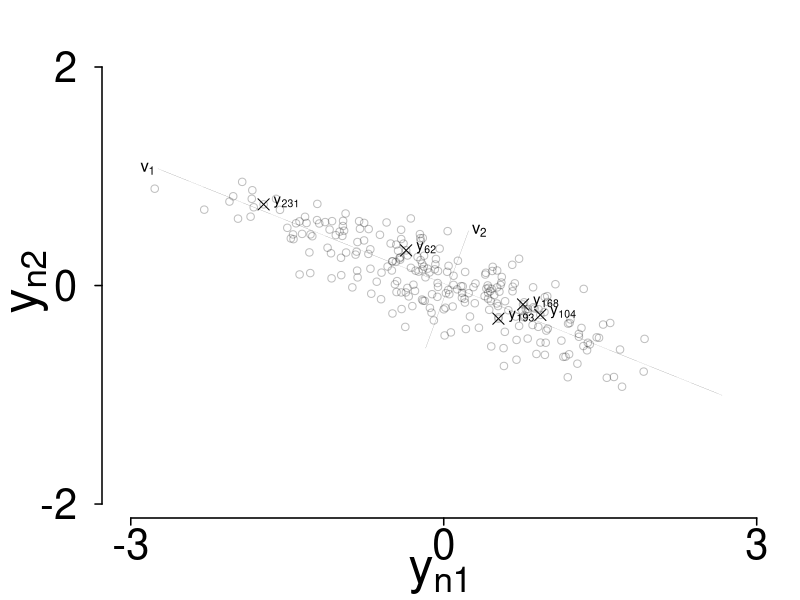

This chart was generated by the following R code: (Note: this script raises an error after producing the figure.)
#
# title     : plotPCA.R
# purpose   : R script to create an illustration of principal component 
#           : analysis important concepts.
# author    : WD41, LRS/EPFL/PSI
# date      : May 2017
#
# Global variables ------------------------------------------------------------
set.seed(11245012)
otpfullnames <- c("./figures/plotPCA_1.pdf",
                  "./figures/plotPCA_2.pdf")

# Graphic Parameters
fig_size <- c(8.5, 6.5)             # width, height
margin <- c(4, 5, 2.2, 1) + 0.1     # canvas margin (bot, left, top, right)
cex_axis <- 2.5     # Axis marker size
cex_lab  <- 3.0     # Axis label size
cex_main <- 3.0     # Main title size
tck_len  <- -0.35   # Tick length
cex_lab_shift <- 1.25   # Shift of the axis label from the axis

# Define the illustrative case ------------------------------------------------
mu <- matrix(c(0, 0))                   # Mean vector
rr <- matrix(c(0.81, -1 * sqrt(0.81) * sqrt(0.25) * 0.85, 
               -1 * sqrt(0.81) * sqrt(0.16) * 0.85, 0.16), 
             nrow = 2)                              # Arbitrary covariance

ll <- t(chol(rr))

n <- 250
zz <- matrix(ncol = 2, nrow = n)

for (i in 1:n)
{
    zz[i, ] <- mu + ll %*% c(as.matrix(rnorm(2), nrow = 2))
}

# Carry out the principal component analysis ----------------------------------
zz_svd  <- svd(scale(zz,scale = F), nv = 2) # SVD on unscaled data
std_dev <- sqrt((zz_svd$d)^2/(n-1))
D <- diag(zz_svd$d)
pc_scores <- zz_svd$u %*% D

#zz_svd_scaled <- svd(scale(zz), nv = 2)    # SVD on scaled data
#D <- diag(zz_svd_scaled$d)
#pc_scores <- zz_svd_scaled$u %*% D
#std_dev <- sqrt(diag(D^2 / (n - 1)))
#diag(D^2 / (n - 1))

computeXY <- function(xx, yy, std_x, eigenvector)
{
    ax1 <- 3 * std_x * cos(atan(eigenvector[2]/eigenvector[1]))
    ax2 <- 3 * std_x * sin(atan(eigenvector[2]/eigenvector[1]))
    return(list(c(mean(xx) - ax1, mean(xx), mean(xx) + ax1),
                c(mean(yy) - ax2, mean(yy), mean(yy) + ax2)))
}



# Data points in the original coordinate system plot --------------------------
idx <- c(104,  62, 231, 193, 168)   # Select illustrative points
pdf(otpfullnames[1], family = "CM Roman", 
    width = fig_size[1], height = fig_size[2])
par(mfrow = c(1,1), mar = margin, las = 1,
    oma = c(0, 0, 0, 0), bty = "n")

plot(0, 0, type = "n", 
     xlim = c(mean(zz[,1]) - 1 * ceiling(3 * sqrt(0.81)), mean(zz[,1]) + ceiling(3 * sqrt(0.81))), 
     ylim = c(mean(zz[,2]) - 1 * ceiling(3 * sqrt(0.16)), mean(zz[,2]) + ceiling(3 * sqrt(0.16))),
     axes = FALSE,
     ylab = "", 
     xlab = "")

points(zz[,1], zz[,2], col = rgb(0, 0, 0, 0.25))
lines(computeXY(zz[,1], zz[,2], std_dev[1], zz_svd$v[,1])[[1]],
      computeXY(zz[,1], zz[,2], std_dev[1], zz_svd$v[,1])[[2]],
      lwd = 0.1)
lines(computeXY(zz[,2], zz[,1], std_dev[2], zz_svd$v[,2])[[1]],
      computeXY(zz[,2], zz[,1], std_dev[2], zz_svd$v[,2])[[2]],
      lwd = 0.1)

# Illustrative points
points(zz[idx,1], zz[idx,2], pch = 4, cex = 1.5)

# Put labels
label <- data.frame(x = zz[idx,1],
                    y = zz[idx,2])
text(label$x[1], label$y[1], 
     labels = c(parse(text=paste("y[",idx[1],"]", sep = ""))), cex = 0.9, pos = 4)
text(label$x[2], label$y[2], 
     labels = c(parse(text=paste("y[",idx[2],"]", sep = ""))), cex = 0.9, pos = 4)
text(label$x[3], label$y[3], 
     labels = c(parse(text=paste("y[",idx[3],"]", sep = ""))), cex = 0.9, pos = 4)
text(label$x[4], label$y[4], 
     labels = c(parse(text=paste("y[",idx[4],"]", sep = ""))), cex = 0.9, pos = 4)
text(label$x[5], label$y[5], 
     labels = c(parse(text=paste("y[",idx[5],"]", sep = ""))), cex = 0.9, pos = 4)

text(computeXY(zz[,1], zz[,2], std_dev[1], zz_svd$v[,1])[[1]][1]-0.1, 
     computeXY(zz[,1], zz[,2], std_dev[1], zz_svd$v[,1])[[2]][1], 
     labels = expression(v[1]))
text(computeXY(zz[,2], zz[,1], std_dev[2], zz_svd$v[,2])[[1]][3] + 0.1, 
     computeXY(zz[,2], zz[,1], std_dev[2], zz_svd$v[,2])[[2]][3], 
     labels = expression(v[2]))

# Set Axis, Ticks and Labels
# x-axis
axis(side = 1, lwd = 1.5,
     at = c(round(mean(zz[,1])) - ceiling(3 * sqrt(0.81)), 
            round(mean(zz[,1])), 
            round(mean(zz[,1])) + ceiling(3 * sqrt(0.81))), 
     mgp = c(3, cex_lab_shift, 0), 
     tcl = tck_len, cex.axis = cex_axis)
title(xlab = expression(y[n1]), mgp = c(3.0, 0, 0), cex.lab = cex_lab)
# y-axis
axis(side = 2, lwd = 1.5,
     at = c(round(mean(zz[,2])) - ceiling(3 * sqrt(0.25)), 
            round(mean(zz[,2])), 
            round(mean(zz[,2])) + ceiling(3 * sqrt(0.25))), 
     mgp = c(3, cex_lab_shift, 0), 
     tcl = tck_len, 
     cex.axis = cex_axis)
title(ylab = expression(y[n2]), mgp = c(2.5, 0, 0), cex.lab = cex_lab)

dev.off()
embed_fonts(otpfullnames[1], outfile = otpfullnames[1])


# Data points in the new (optimal) coordinate system plot ---------------------

pdf(otpfullnames[2], family = "CM Roman", 
    width = fig_size[1], height = fig_size[2])
par(mfrow = c(1,1), mar = margin, las = 1,
    oma = c(0, 0, 0, 0), bty = "n")

plot(0, 0, type = "n", 
     xlim = c(-1 * ceiling(3 * std_dev[1]), ceiling(3 * std_dev[1])), 
     ylim = c(-1 * ceiling(3 * std_dev[1]), ceiling(3 * std_dev[1])),
     axes = FALSE,
     ylab = "", 
     xlab = "")

points(pc_scores[,1], pc_scores[,2], col = rgb(0, 0, 0, 0.25))

lines(c(-3 * sd(pc_scores[,1]), 0, 3 * sd(pc_scores[,1])), c(0, 0, 0), 
      lwd = 0.1)
lines(c(0, 0, 0), c(-3 * sd(pc_scores[,2]), 0, 3 * sd(pc_scores[,2])), 
      lwd = 0.1)
# Illustrative points
points(pc_scores[idx,1], pc_scores[idx,2], 
       xlim = c(-3* 1.336841,3* 1.336841), 
       ylim = c(-3* 1.336841,3* 1.336841), pch = 4, cex = 1.5)
label <- data.frame(x = pc_scores[idx,1],
                    y = pc_scores[idx,2])
# Put labels
for (i in 1:5) 
{
    lines(c(pc_scores[idx[i],1], pc_scores[idx[i],1]), c(0, pc_scores[idx[i],2]), lwd = .1, lty = 2 )
    lines(c(0, pc_scores[idx[i],1]), c(pc_scores[idx[i],2], pc_scores[idx[i],2]), lwd = .1, lty = 2)
}
text(label$x[1], label$y[1], 
     labels = c(parse(text=paste("w[",idx[1],"]", sep = ""))), cex = 0.9, pos = 2)
text(label$x[2], label$y[2], 
     labels = c(parse(text=paste("w[",idx[2],"]", sep = ""))), cex = 0.9, pos = 3)
text(label$x[3], label$y[3], 
     labels = c(parse(text=paste("w[",idx[3],"]", sep = ""))), cex = 0.9, pos = 4)
text(label$x[4], label$y[4], 
     labels = c(parse(text=paste("w[",idx[4],"]", sep = ""))), cex = 0.9, pos = 1)
text(label$x[5], label$y[5], 
     labels = c(parse(text=paste("w[",idx[5],"]", sep = ""))), cex = 0.9, pos = 3)

# Set Axis, Ticks and Labels
# x-axis
axis(side = 1, lwd = 1.5,
     at = c(-1 * ceiling(3 * std_dev[1]), 0, ceiling(3 * std_dev[1])), 
     mgp = c(3, cex_lab_shift, 0), 
     tcl = tck_len, cex.axis = cex_axis)
title(xlab = expression(v[1]), mgp = c(3.0, 0, 0), cex.lab = cex_lab)
# y-axis
axis(side = 2, lwd = 1.5,
     at = c(-1 * ceiling(3 * std_dev[1]), 0, ceiling(3 * std_dev[1])), 
     mgp = c(3, cex_lab_shift, 0), 
     tcl = tck_len, 
     cex.axis = cex_axis)
title(ylab = expression(v[2]), mgp = c(2.5, 0, 0), cex.lab = cex_lab)

# Save the plot
dev.off()
embed_fonts(otpfullnames[2], outfile = otpfullnames[2])
